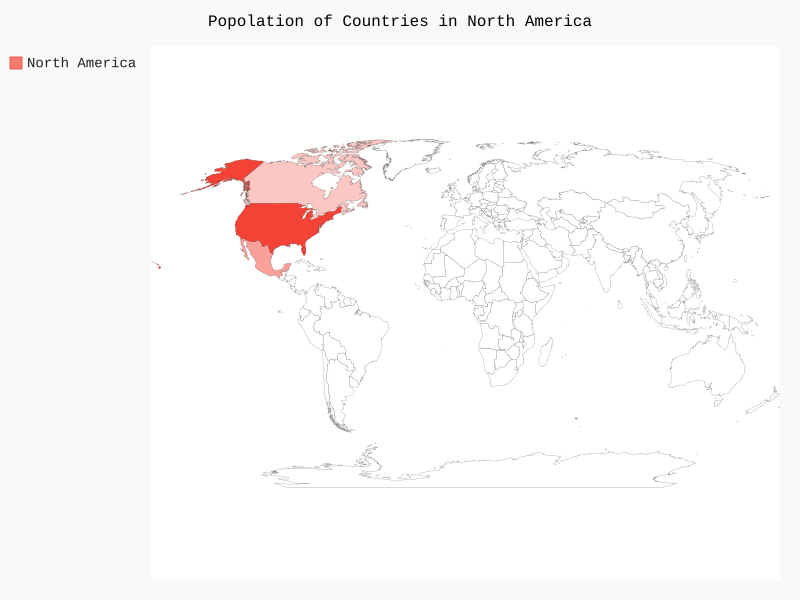

Reproduce this figure in Python.
import pygal_maps_world.maps

wm = pygal_maps_world.maps.World()
wm.title = 'Popolation of Countries in North America'
wm.add('North America', {'ca':34126000, 'us':309349000, 'mx':113423000})

wm.render_to_file('na_populations.svg')
